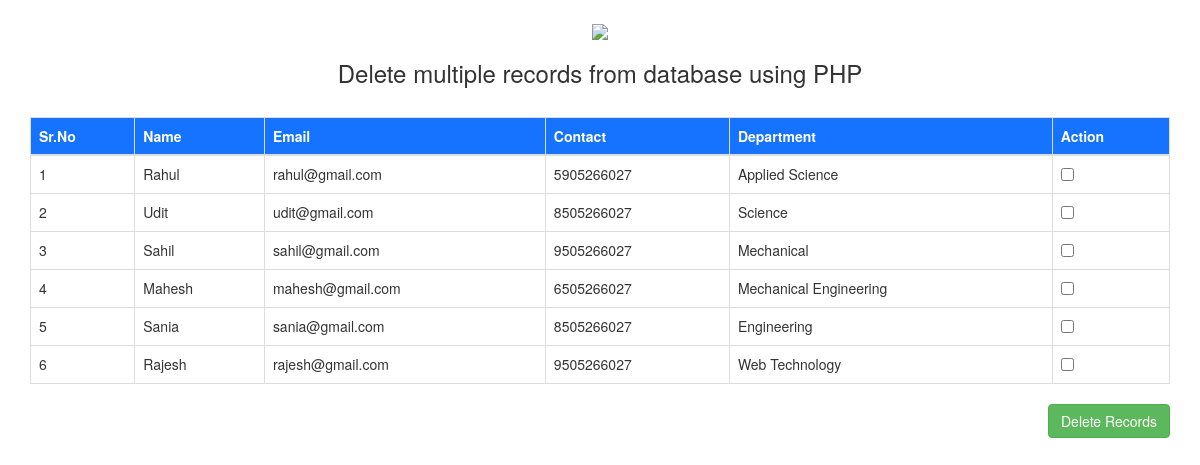
The page / on the database its author committed.
### tables this page shows
CREATE TABLE `bird_delete_records` (
  `id` int(11) NOT NULL,
  `name` varchar(100) NOT NULL,
  `email` varchar(100) NOT NULL,
  `contact` varchar(100) NOT NULL,
  `department` varchar(100) NOT NULL
);

### Common.php (called while the page is built, shortened)
<?php
class Common
{
    public function getAllRecords($connection) {
        $query = "SELECT * FROM bird_delete_records";
        $result = $connection->query($query) or die("Error in query1".$connection->error);
        return $result;
    }
}

### index.php (the view, shortened to what this page needs)
<!DOCTYPE html>
<html lang="en">
<head>
    <link rel="stylesheet" href="https://maxcdn.bootstrapcdn.com/bootstrap/3.4.1/css/bootstrap.min.css">
</head>
<body>
<div style="margin-top: 20px;padding-bottom: 20px;">
    <center>
        <img width="100" src="https://zangticsdigital.com/storage/web-logo-rr-1.png"/>
        <h3>Delete multiple records from database using PHP </h3>
    </center>
</div>
<div class="container">
    <form action="delete-script.php" method="post">
    <table class="table table-bordered">
        <thead id="thead" style="background-color:#1573ff">
        <tr>
            <th>Sr.No</th>
            <th>Name</th>
            <th>Email</th>
            <th>Contact</th>
            <th>Department</th>
            <th>Action</th>
        </tr>
        </thead>
        <tbody>
        <?php
        include "config.php";
        include_once "Common.php";
        $common = new Common();
        $records = $common->getAllRecords($connection);
        if ($records->num_rows>0){
            $sr = 1;
            while ($record = $records->fetch_object()) {
                $recordId = $record->id;
                $name = $record->name;
                $email = $record->email;
                $contact = $record->contact;
                $department = $record->department;?>
                <tr>
                    <td><?php echo $sr;?></td>
                    <td><?php echo $name;?></td>
                    <td><?php echo $email;?></td>
                    <td><?php echo $contact;?></td>
                    <td><?php echo $department;?></td>
                    <td><input type="checkbox" name="recordsCheckBox[]" id="recordsCheckBox" value="<?php echo $recordId;?>"></td>
                </tr>
                <?php
                $sr++;
            }
        }
        ?>
        </tbody>
    </table>
        <input type="submit" name="deleteBtn" id="deleteBtn" class="btn btn-success" onclick="return validateForm();" value="Delete Records" style="float: right"/>
    </form>
</div>
</body>
</html>

### index.php (style rules this page uses)
#thead>tr>th { color: white; }

### rows shown on the page
bird_delete_records: name "Rahul", email "rahul@gmail.com", contact "5905266027", department "Applied Science"
bird_delete_records: name "Udit", email "udit@gmail.com", contact "8505266027", department "Science"
bird_delete_records: name "Sahil", email "sahil@gmail.com", contact "9505266027", department "Mechanical"
bird_delete_records: name "Mahesh", email "mahesh@gmail.com", contact "6505266027", department "Mechanical Engineering"
bird_delete_records: name "Sania", email "sania@gmail.com", contact "8505266027", department "Engineering"
bird_delete_records: name "Rajesh", email "rajesh@gmail.com", contact "9505266027", department "Web Technology"
